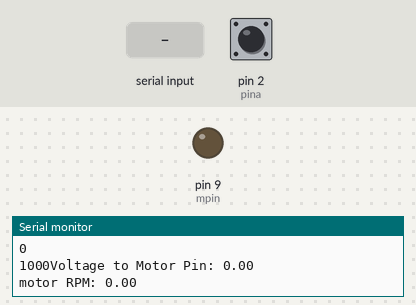
Recording of a sketch running on a simulated Arduino Uno, built with avr-gcc and run on an emulated ATmega328P. On the bench: output pins drawn as LEDs (lit = HIGH), the last lines printed to the serial monitor. Inputs (shaded band) come from the test bench; at power-on: pin 2 (pina) HIGH.

Above: at 1.2 s.
1.3 s: "90,45\n" received over Serial
At 3.1 s:
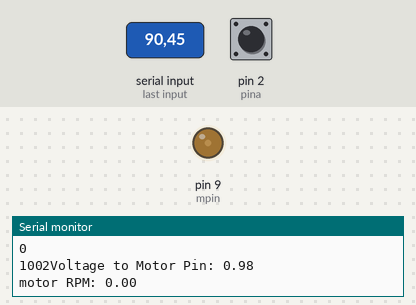
3.5 s: "90\n" received over Serial
At 4.8 s:
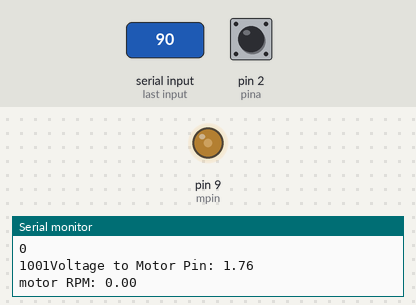
5.5 s: "200\n" received over Serial
At 6.4 s:
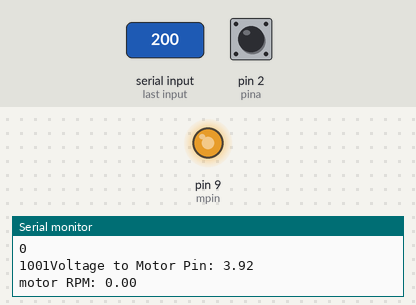
7.5 s: "30,150\n" received over Serial
At 9.2 s:
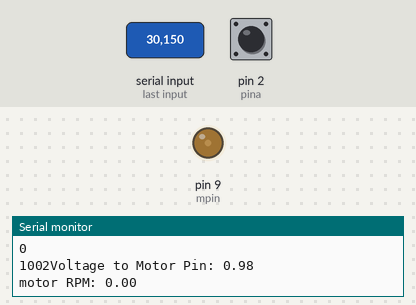
Timing chart, 0 to 10.5 s (numbered marks = the images above; inputs shaded):
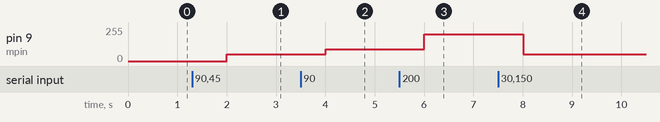

The sketch:

Project1DEBUG.ino
```cpp
int mpin = 9, pina = 2, pinb = 4;
unsigned long lastmillis = 0, curmillis = 0;
volatile int clks = 0;
double rpm;
double mvolt = 0;
double encoderResolution=256;

void setup() {
  pinMode(pina, INPUT);
  pinMode(pinb, INPUT);
  digitalWrite(pina, HIGH);
  digitalWrite(pinb, HIGH);
  pinMode(mpin, OUTPUT);
  attachInterrupt(0, doEncoder, CHANGE);
  Serial.begin(9600);
}

void loop() {
  char buf[4] = {0,0,0,0};
  while(Serial.available() != 0) {
    Serial.readBytesUntil('\n', buf, 4);
    mvolt = atoi(buf);
  }
  analogWrite(mpin, mvolt);
  Serial.println(clks);
  getRPM( &rpm);
  Serial.print("Voltage to Motor Pin: "); Serial.println(mvolt*5.0/255.0);
  Serial.print("motor RPM: "); Serial.println(rpm);


  delay(1000);
}
```

encoder.ino
```cpp
// counting with encoder
void doEncoder() {
  (digitalRead(pina) == digitalRead(pinb) ? clks--:clks++);
}
// calculate rpms
void getRPM( double *RPM) {
  // revolutions encoderResolution/clks
  detachInterrupt( 0);
  lastmillis = curmillis;
  curmillis = millis();
  *RPM = (clks/encoderResolution/(curmillis-lastmillis)*60*1000);
  Serial.print(curmillis-lastmillis);
  clks = 0;
  attachInterrupt(0, doEncoder, CHANGE);
}
```

Measured:
- after the input at 1.3 s, pin 9 (mpin): 0/255 → 50/255 after 0.70 s
- after the input at 3.5 s, pin 9 (mpin): 50/255 → 90/255 after 0.51 s
- after the input at 5.5 s, pin 9 (mpin): 90/255 → 200/255 after 0.51 s
- after the input at 7.5 s, pin 9 (mpin): 200/255 → 50/255 after 0.51 s
